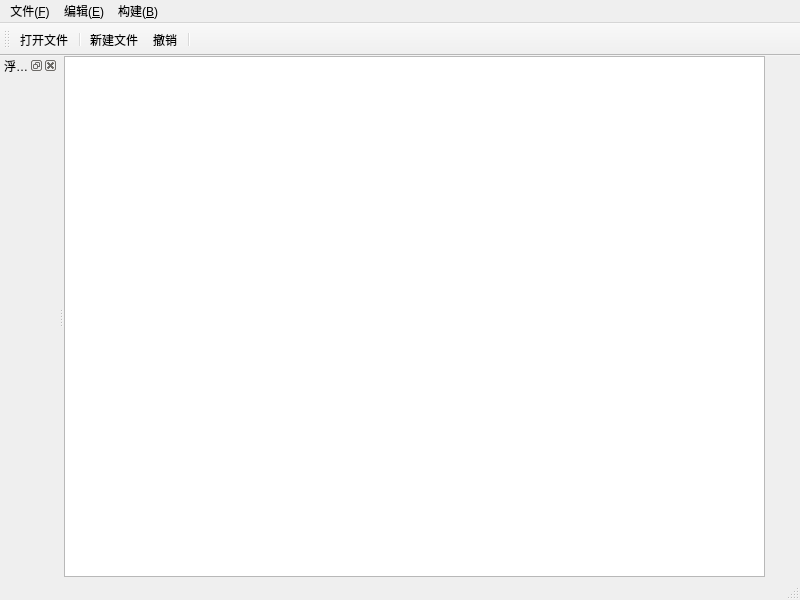
<?xml version="1.0" encoding="UTF-8"?>
<ui version="4.0">
 <class>MainWindow</class>
 <widget class="QMainWindow" name="MainWindow">
  <property name="geometry">
   <rect>
    <x>0</x>
    <y>0</y>
    <width>800</width>
    <height>600</height>
   </rect>
  </property>
  <property name="windowTitle">
   <string>MainWindow</string>
  </property>
  <widget class="QWidget" name="centralwidget">
   <widget class="QTextEdit" name="textEdit">
    <property name="geometry">
     <rect>
      <x>0</x>
      <y>0</y>
      <width>701</width>
      <height>521</height>
     </rect>
    </property>
   </widget>
  </widget>
  <widget class="QMenuBar" name="menubar">
   <property name="geometry">
    <rect>
     <x>0</x>
     <y>0</y>
     <width>800</width>
     <height>26</height>
    </rect>
   </property>
   <widget class="QMenu" name="menu">
    <property name="title">
     <string>文件(&amp;F)</string>
    </property>
    <addaction name="actionopen"/>
    <addaction name="actionnew"/>
    <addaction name="separator"/>
    <addaction name="actionclose_2"/>
   </widget>
   <widget class="QMenu" name="menu_2">
    <property name="title">
     <string>编辑(&amp;E)</string>
    </property>
    <addaction name="actionrevocation"/>
   </widget>
   <widget class="QMenu" name="menugouj">
    <property name="title">
     <string>构建(&amp;B)</string>
    </property>
   </widget>
   <addaction name="menu"/>
   <addaction name="menu_2"/>
   <addaction name="menugouj"/>
  </widget>
  <widget class="QStatusBar" name="statusbar"/>
  <widget class="QToolBar" name="toolBar">
   <property name="windowTitle">
    <string>toolBar</string>
   </property>
   <attribute name="toolBarArea">
    <enum>TopToolBarArea</enum>
   </attribute>
   <attribute name="toolBarBreak">
    <bool>false</bool>
   </attribute>
   <addaction name="actionopen"/>
   <addaction name="separator"/>
   <addaction name="actionnew"/>
   <addaction name="actionrevocation"/>
   <addaction name="separator"/>
  </widget>
  <widget class="QDockWidget" name="dockWidget">
   <property name="allowedAreas">
    <set>Qt::LeftDockWidgetArea|Qt::RightDockWidgetArea</set>
   </property>
   <property name="windowTitle">
    <string>浮动窗口</string>
   </property>
   <attribute name="dockWidgetArea">
    <number>1</number>
   </attribute>
   <widget class="QWidget" name="dockWidgetContents_2"/>
  </widget>
  <action name="actionopen">
   <property name="text">
    <string>打开文件</string>
   </property>
  </action>
  <action name="actionnew">
   <property name="text">
    <string>新建文件</string>
   </property>
  </action>
  <action name="actionrevocation">
   <property name="text">
    <string>撤销</string>
   </property>
  </action>
  <action name="actionclose_2">
   <property name="text">
    <string>关闭文件</string>
   </property>
  </action>
 </widget>
 <resources/>
 <connections/>
</ui>
